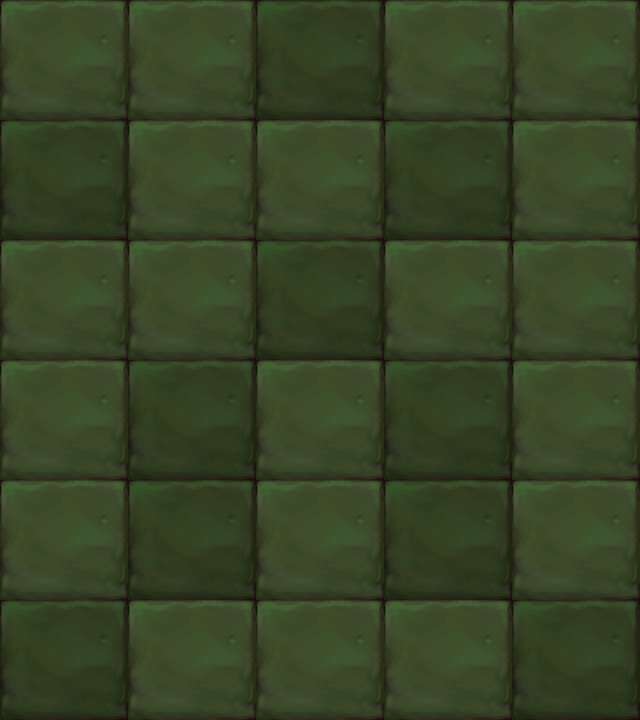

A 2D game scene composited from a Tiled map and its tileset images. What follows is a short description and the map's XML, with each tile layer's data collapsed to a summary:
An orthogonal 5x6 tile map with 128x120 px tiles, 1 tile layer (块层 1).

<map version="1.0" orientation="orthogonal" width="5" height="6" tilewidth="128" tileheight="120">
 <tileset firstgid="1" name="map017" tilewidth="128" tileheight="120">
  <image source="map017.png" width="256" height="120" />
 </tileset>
 <layer name="块层 1" width="5" height="6">
  <data>[30 cells, 30 non-empty, 2 distinct tile ids]</data>
 </layer>
</map>
